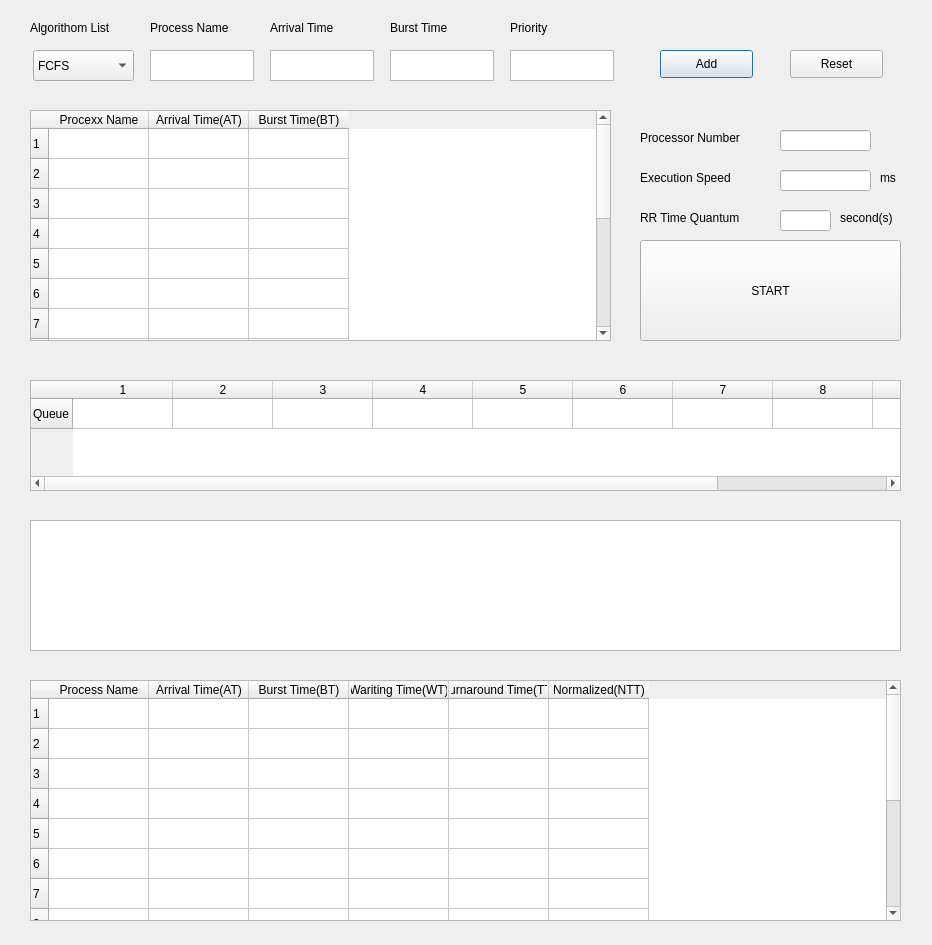
<?xml version="1.0" encoding="UTF-8"?>
<ui version="4.0">
 <class>Dialog</class>
 <widget class="QDialog" name="Dialog">
  <property name="geometry">
   <rect>
    <x>0</x>
    <y>0</y>
    <width>932</width>
    <height>945</height>
   </rect>
  </property>
  <property name="windowTitle">
   <string>Dialog</string>
  </property>
  <widget class="QLabel" name="AlgorithomList_label">
   <property name="geometry">
    <rect>
     <x>30</x>
     <y>20</y>
     <width>101</width>
     <height>16</height>
    </rect>
   </property>
   <property name="text">
    <string>Algorithom List</string>
   </property>
  </widget>
  <widget class="QLabel" name="ProcessName_label">
   <property name="geometry">
    <rect>
     <x>150</x>
     <y>20</y>
     <width>101</width>
     <height>16</height>
    </rect>
   </property>
   <property name="text">
    <string>Process Name</string>
   </property>
  </widget>
  <widget class="QTextEdit" name="ProcessName_textEdit">
   <property name="geometry">
    <rect>
     <x>150</x>
     <y>50</y>
     <width>104</width>
     <height>31</height>
    </rect>
   </property>
  </widget>
  <widget class="QLabel" name="ArrivalTime_label">
   <property name="geometry">
    <rect>
     <x>270</x>
     <y>20</y>
     <width>101</width>
     <height>16</height>
    </rect>
   </property>
   <property name="text">
    <string>Arrival Time</string>
   </property>
  </widget>
  <widget class="QTextEdit" name="ArrivalTime_textEdit">
   <property name="geometry">
    <rect>
     <x>270</x>
     <y>50</y>
     <width>104</width>
     <height>31</height>
    </rect>
   </property>
  </widget>
  <widget class="QLabel" name="BurstTime_label">
   <property name="geometry">
    <rect>
     <x>390</x>
     <y>20</y>
     <width>101</width>
     <height>16</height>
    </rect>
   </property>
   <property name="text">
    <string>Burst Time</string>
   </property>
  </widget>
  <widget class="QTextEdit" name="BurstTime_textEdit">
   <property name="geometry">
    <rect>
     <x>390</x>
     <y>50</y>
     <width>104</width>
     <height>31</height>
    </rect>
   </property>
  </widget>
  <widget class="QLabel" name="Priority_label">
   <property name="geometry">
    <rect>
     <x>510</x>
     <y>20</y>
     <width>101</width>
     <height>16</height>
    </rect>
   </property>
   <property name="text">
    <string>Priority </string>
   </property>
  </widget>
  <widget class="QTextEdit" name="Priority_textEdit">
   <property name="geometry">
    <rect>
     <x>510</x>
     <y>50</y>
     <width>104</width>
     <height>31</height>
    </rect>
   </property>
  </widget>
  <widget class="QPushButton" name="Add_pushButton">
   <property name="geometry">
    <rect>
     <x>660</x>
     <y>50</y>
     <width>93</width>
     <height>28</height>
    </rect>
   </property>
   <property name="text">
    <string>Add</string>
   </property>
  </widget>
  <widget class="QPushButton" name="Reset_pushButton">
   <property name="geometry">
    <rect>
     <x>790</x>
     <y>50</y>
     <width>93</width>
     <height>28</height>
    </rect>
   </property>
   <property name="text">
    <string>Reset</string>
   </property>
  </widget>
  <widget class="QLabel" name="ProcessorNumber_label">
   <property name="geometry">
    <rect>
     <x>640</x>
     <y>130</y>
     <width>121</width>
     <height>16</height>
    </rect>
   </property>
   <property name="text">
    <string>Processor Number</string>
   </property>
  </widget>
  <widget class="QLabel" name="ExecutionSpeed_label">
   <property name="geometry">
    <rect>
     <x>640</x>
     <y>170</y>
     <width>121</width>
     <height>16</height>
    </rect>
   </property>
   <property name="text">
    <string>Execution Speed</string>
   </property>
  </widget>
  <widget class="QLineEdit" name="ProcessorNumber_lineEdit">
   <property name="geometry">
    <rect>
     <x>780</x>
     <y>130</y>
     <width>91</width>
     <height>21</height>
    </rect>
   </property>
  </widget>
  <widget class="QLineEdit" name="ExecutionSpeed_lineEdit">
   <property name="geometry">
    <rect>
     <x>780</x>
     <y>170</y>
     <width>91</width>
     <height>21</height>
    </rect>
   </property>
  </widget>
  <widget class="QLabel" name="RRTimeQuantum_label">
   <property name="geometry">
    <rect>
     <x>640</x>
     <y>210</y>
     <width>121</width>
     <height>16</height>
    </rect>
   </property>
   <property name="text">
    <string>RR Time Quantum</string>
   </property>
  </widget>
  <widget class="QLineEdit" name="lineEdit_3">
   <property name="geometry">
    <rect>
     <x>780</x>
     <y>210</y>
     <width>51</width>
     <height>21</height>
    </rect>
   </property>
  </widget>
  <widget class="QLabel" name="label_9">
   <property name="geometry">
    <rect>
     <x>840</x>
     <y>210</y>
     <width>71</width>
     <height>16</height>
    </rect>
   </property>
   <property name="text">
    <string>second(s)</string>
   </property>
  </widget>
  <widget class="QLabel" name="label_10">
   <property name="geometry">
    <rect>
     <x>880</x>
     <y>170</y>
     <width>31</width>
     <height>16</height>
    </rect>
   </property>
   <property name="text">
    <string>ms</string>
   </property>
  </widget>
  <widget class="QPushButton" name="start_pushButton">
   <property name="geometry">
    <rect>
     <x>640</x>
     <y>240</y>
     <width>261</width>
     <height>101</height>
    </rect>
   </property>
   <property name="text">
    <string>START</string>
   </property>
  </widget>
  <widget class="QLabel" name="TimeTable_label">
   <property name="geometry">
    <rect>
     <x>30</x>
     <y>90</y>
     <width>101</width>
     <height>16</height>
    </rect>
   </property>
   <property name="text">
    <string>&lt;Time Table&gt;</string>
   </property>
  </widget>
  <widget class="QTableWidget" name="TimeTable_tableWidget">
   <property name="geometry">
    <rect>
     <x>30</x>
     <y>110</y>
     <width>581</width>
     <height>231</height>
    </rect>
   </property>
   <row>
    <property name="text">
     <string>1</string>
    </property>
   </row>
   <row>
    <property name="text">
     <string>2</string>
    </property>
   </row>
   <row>
    <property name="text">
     <string>3</string>
    </property>
   </row>
   <row>
    <property name="text">
     <string>4</string>
    </property>
   </row>
   <row>
    <property name="text">
     <string>5</string>
    </property>
   </row>
   <row>
    <property name="text">
     <string>6</string>
    </property>
   </row>
   <row>
    <property name="text">
     <string>7</string>
    </property>
   </row>
   <row>
    <property name="text">
     <string>8</string>
    </property>
   </row>
   <row>
    <property name="text">
     <string>9</string>
    </property>
   </row>
   <row>
    <property name="text">
     <string>10</string>
    </property>
   </row>
   <row>
    <property name="text">
     <string>11</string>
    </property>
   </row>
   <row>
    <property name="text">
     <string>12</string>
    </property>
   </row>
   <row>
    <property name="text">
     <string>13</string>
    </property>
   </row>
   <row>
    <property name="text">
     <string>14</string>
    </property>
   </row>
   <row>
    <property name="text">
     <string>15</string>
    </property>
   </row>
   <column>
    <property name="text">
     <string>Procexx Name</string>
    </property>
   </column>
   <column>
    <property name="text">
     <string>Arrival Time(AT)</string>
    </property>
   </column>
   <column>
    <property name="text">
     <string>Burst Time(BT)</string>
    </property>
   </column>
  </widget>
  <widget class="QLabel" name="ReadQueue_label">
   <property name="geometry">
    <rect>
     <x>30</x>
     <y>360</y>
     <width>101</width>
     <height>16</height>
    </rect>
   </property>
   <property name="text">
    <string>&lt;Read Queue&gt;</string>
   </property>
  </widget>
  <widget class="QLabel" name="ganttChart_label">
   <property name="geometry">
    <rect>
     <x>30</x>
     <y>500</y>
     <width>151</width>
     <height>16</height>
    </rect>
   </property>
   <property name="text">
    <string>&lt;Gantt Chart&gt;</string>
   </property>
  </widget>
  <widget class="QTableWidget" name="Ganttchart_tableWidget">
   <property name="geometry">
    <rect>
     <x>30</x>
     <y>520</y>
     <width>871</width>
     <height>131</height>
    </rect>
   </property>
  </widget>
  <widget class="QLabel" name="ResultTable_label">
   <property name="geometry">
    <rect>
     <x>30</x>
     <y>660</y>
     <width>121</width>
     <height>16</height>
    </rect>
   </property>
   <property name="text">
    <string>&lt;Result Table&gt;</string>
   </property>
  </widget>
  <widget class="QTableWidget" name="ResultTable_tableWidget">
   <property name="geometry">
    <rect>
     <x>30</x>
     <y>680</y>
     <width>871</width>
     <height>241</height>
    </rect>
   </property>
   <row>
    <property name="text">
     <string>1</string>
    </property>
   </row>
   <row>
    <property name="text">
     <string>2</string>
    </property>
   </row>
   <row>
    <property name="text">
     <string>3</string>
    </property>
   </row>
   <row>
    <property name="text">
     <string>4</string>
    </property>
   </row>
   <row>
    <property name="text">
     <string>5</string>
    </property>
   </row>
   <row>
    <property name="text">
     <string>6</string>
    </property>
   </row>
   <row>
    <property name="text">
     <string>7</string>
    </property>
   </row>
   <row>
    <property name="text">
     <string>8</string>
    </property>
   </row>
   <row>
    <property name="text">
     <string>9</string>
    </property>
   </row>
   <row>
    <property name="text">
     <string>10</string>
    </property>
   </row>
   <row>
    <property name="text">
     <string>12</string>
    </property>
   </row>
   <row>
    <property name="text">
     <string>13</string>
    </property>
   </row>
   <row>
    <property name="text">
     <string>14</string>
    </property>
   </row>
   <row>
    <property name="text">
     <string>15</string>
    </property>
   </row>
   <column>
    <property name="text">
     <string>Process Name</string>
    </property>
   </column>
   <column>
    <property name="text">
     <string>Arrival Time(AT)</string>
    </property>
   </column>
   <column>
    <property name="text">
     <string>Burst Time(BT)</string>
    </property>
   </column>
   <column>
    <property name="text">
     <string>Wariting Time(WT)</string>
    </property>
   </column>
   <column>
    <property name="text">
     <string>Turnaround Time(TT)</string>
    </property>
   </column>
   <column>
    <property name="text">
     <string>Normalized(NTT)</string>
    </property>
   </column>
  </widget>
  <widget class="QTableWidget" name="ReadQueue_tableWidget">
   <property name="geometry">
    <rect>
     <x>30</x>
     <y>380</y>
     <width>871</width>
     <height>111</height>
    </rect>
   </property>
   <row>
    <property name="text">
     <string>Queue</string>
    </property>
   </row>
   <column>
    <property name="text">
     <string>1</string>
    </property>
   </column>
   <column>
    <property name="text">
     <string>2</string>
    </property>
   </column>
   <column>
    <property name="text">
     <string>3</string>
    </property>
   </column>
   <column>
    <property name="text">
     <string>4</string>
    </property>
   </column>
   <column>
    <property name="text">
     <string>5</string>
    </property>
   </column>
   <column>
    <property name="text">
     <string>6</string>
    </property>
   </column>
   <column>
    <property name="text">
     <string>7</string>
    </property>
   </column>
   <column>
    <property name="text">
     <string>8</string>
    </property>
   </column>
   <column>
    <property name="text">
     <string>9</string>
    </property>
   </column>
   <column>
    <property name="text">
     <string>10</string>
    </property>
   </column>
  </widget>
  <widget class="QComboBox" name="AlgorithomList_comboBox">
   <property name="geometry">
    <rect>
     <x>33</x>
     <y>50</y>
     <width>101</width>
     <height>31</height>
    </rect>
   </property>
   <item>
    <property name="text">
     <string>FCFS</string>
    </property>
   </item>
   <item>
    <property name="text">
     <string>RR</string>
    </property>
   </item>
   <item>
    <property name="text">
     <string>SPN</string>
    </property>
   </item>
   <item>
    <property name="text">
     <string>SRTN</string>
    </property>
   </item>
   <item>
    <property name="text">
     <string>HRRN</string>
    </property>
   </item>
  </widget>
 </widget>
 <resources/>
 <connections/>
</ui>
